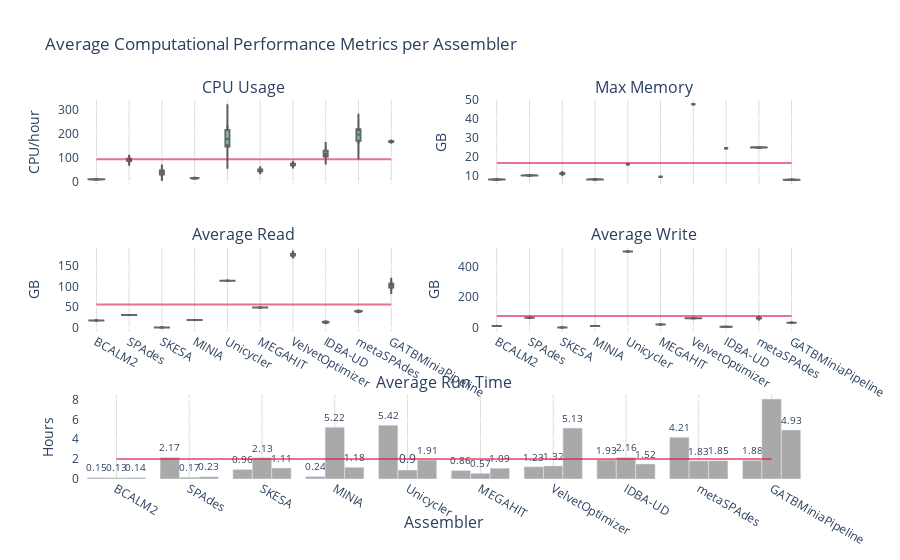

The cell this chart's notebook holds for it:
### Markdown cell above
###  Plot Data

### Code cell
fig_global = make_subplots(rows=3, cols=2, shared_xaxes=True, x_title="Assembler", 
                           subplot_titles=('CPU Usage', 'Max Memory', 'Average Read', 'Average Write', 'Average Run Time'),
                           specs=[[{}, {}],[{}, {}],[{"colspan": 2}, None]])
row_coord = 1
col_coord = 1

for column in ['cpus', 'max_rss', 'avgRead', 'avgWrite']:
    fig_global.add_trace(go.Violin(y=global_pipeline_stats_df[column], box_visible=True, line_color='black',
                           meanline_visible=True, fillcolor='lightseagreen', opacity=0.6,
                           x=global_pipeline_stats_df['assembler']),
                  row=row_coord, col=col_coord)
    fig_global.add_trace(go.Scatter(y=[global_pipeline_stats_df[column].mean()]*len(global_pipeline_stats_df['assembler']), 
                                    x=global_pipeline_stats_df['assembler'], mode='lines',
                                    line=dict(color="crimson"), opacity=0.6),row=row_coord, col=col_coord)
    if col_coord == 2:
        col_coord = 1
        row_coord += 1
    else:
        col_coord +=1

TimeDFmean = pd.Series()
for run in global_pipeline_stats_df['run'].unique():
    print(run)
    timeDF=round(pd.to_timedelta(global_pipeline_stats_df['avgTime'][global_pipeline_stats_df['run'] == run].str.strip())/ np.timedelta64(1, 'h'), 2)

    fig_global.add_trace(go.Bar(y=timeDF, x=global_pipeline_stats_df['assembler'], text=timeDF,textposition='outside', 
                              showlegend=False, marker_color='darkgray', name=run),  row=3, col=1)
    TimeDFmean = pd.concat([TimeDFmean, timeDF], ignore_index=True)
    
fig_global.add_trace(go.Scatter(y=[TimeDFmean.mean()]*len(global_pipeline_stats_df['assembler']), 
                              x=global_pipeline_stats_df['assembler'], mode='lines',
                              line=dict(color="crimson"), opacity=0.6, name='Mean'), row=3, col=1)

fig_global.update_layout(showlegend=False,plot_bgcolor='rgb(255,255,255)', title_text="Average Computational Performance Metrics per Assembler",
                        barmode='group')
# grid
fig_global['layout']['xaxis']['gridcolor']='#DCDCDC'
fig_global['layout']['xaxis2']['gridcolor']='#DCDCDC'
fig_global['layout']['xaxis3']['gridcolor']='#DCDCDC'
fig_global['layout']['xaxis4']['gridcolor']='#DCDCDC'
fig_global['layout']['xaxis5']['gridcolor']='#DCDCDC'
# y-axis legends
fig_global['layout']['yaxis']['title']='CPU/hour'
fig_global['layout']['yaxis2']['title']='GB'
fig_global['layout']['yaxis3']['title']='GB'
fig_global['layout']['yaxis4']['title']='GB'
fig_global['layout']['yaxis5']['title']='Hours'

fig_global.show()

### Figure 1 — Plotly figure (JSON) as saved in the notebook; plotly's stock layout.template omitted (floating-point values rounded to 4 significant figures)
{"data": [{"box": {"visible": true}, "fillcolor": "lightseagreen", "line": {"color": "black"}, "meanline": {"visible": true}, "opacity": 0.6, "type": "violin", "x": ["BCALM2", "SPAdes", "SKESA", "MINIA", "Unicycler", "MEGAHIT", "VelvetOptimizer", "IDBA-UD", "metaSPAdes", "GATBMiniaPipeline", "BCALM2", "MINIA", "SPAdes", "metaSPAdes", "MEGAHIT", "SKESA", "VelvetOptimizer", "IDBA-UD", "GATBMiniaPipeline", "Unicycler", "BCALM2", "MINIA", "VelvetOptimizer", "MEGAHIT", "SPAdes", "SKESA", "metaSPAdes", "IDBA-UD", "GATBMiniaPipeline", "Unicycler"], "xaxis": "x", "y": [8.41, 94.81, 41.2, 14.2, 151.5, 42.01, 72.2, 102.1, 155.9, 167.7, 9.13, 12.82, 94.16, 218.8, 44.92, 25.23, 74.32, 133.2, 164.5, 235.5, 8.95, 14.07, 65.65, 51.4, 81.99, 47.08, 213.3, 111.7, 166.1, 143.4], "yaxis": "y"}, {"line": {"color": "crimson"}, "mode": "lines", "opacity": 0.6, "type": "scatter", "x": ["BCALM2", "SPAdes", "SKESA", "MINIA", "Unicycler", "MEGAHIT", "VelvetOptimizer", "IDBA-UD", "metaSPAdes", "GATBMiniaPipeline", "BCALM2", "MINIA", "SPAdes", "metaSPAdes", "MEGAHIT", "SKESA", "VelvetOptimizer", "IDBA-UD", "GATBMiniaPipeline", "Unicycler", "BCALM2", "MINIA", "VelvetOptimizer", "MEGAHIT", "SPAdes", "SKESA", "metaSPAdes", "IDBA-UD", "GATBMiniaPipeline", "Unicycler"], "xaxis": "x", "y": [92.21, 92.21, 92.21, 92.21, 92.21, 92.21, 92.21, 92.21, 92.21, 92.21, 92.21, 92.21, 92.21, 92.21, 92.21, 92.21, 92.21, 92.21, 92.21, 92.21, 92.21, 92.21, 92.21, 92.21, 92.21, 92.21, 92.21, 92.21, 92.21, 92.21], "yaxis": "y"}, {"box": {"visible": true}, "fillcolor": "lightseagreen", "line": {"color": "black"}, "meanline": {"visible": true}, "opacity": 0.6, "type": "violin", "x": ["BCALM2", "SPAdes", "SKESA", "MINIA", "Unicycler", "MEGAHIT", "VelvetOptimizer", "IDBA-UD", "metaSPAdes", "GATBMiniaPipeline", "BCALM2", "MINIA", "SPAdes", "metaSPAdes", "MEGAHIT", "SKESA", "VelvetOptimizer", "IDBA-UD", "GATBMiniaPipeline", "Unicycler", "BCALM2", "MINIA", "VelvetOptimizer", "MEGAHIT", "SPAdes", "SKESA", "metaSPAdes", "IDBA-UD", "GATBMiniaPipeline", "Unicycler"], "xaxis": "x2", "y": [7.9, 10.1, 11.4, 8, 16, 9.4, 47.9, 24.5, 25, 7.8, 8, 8, 10.2, 24.9, 9.4, 11.2, 47.9, 24.5, 7.9, 16, 8, 8.1, 47.9, 9.4, 10.1, 10.8, 25, 24.5, 7.8, 16], "yaxis": "y2"}, {"line": {"color": "crimson"}, "mode": "lines", "opacity": 0.6, "type": "scatter", "x": ["BCALM2", "SPAdes", "SKESA", "MINIA", "Unicycler", "MEGAHIT", "VelvetOptimizer", "IDBA-UD", "metaSPAdes", "GATBMiniaPipeline", "BCALM2", "MINIA", "SPAdes", "metaSPAdes", "MEGAHIT", "SKESA", "VelvetOptimizer", "IDBA-UD", "GATBMiniaPipeline", "Unicycler", "BCALM2", "MINIA", "VelvetOptimizer", "MEGAHIT", "SPAdes", "SKESA", "metaSPAdes", "IDBA-UD", "GATBMiniaPipeline", "Unicycler"], "xaxis": "x2", "y": [16.79, 16.79, 16.79, 16.79, 16.79, 16.79, 16.79, 16.79, 16.79, 16.79, 16.79, 16.79, 16.79, 16.79, 16.79, 16.79, 16.79, 16.79, 16.79, 16.79, 16.79, 16.79, 16.79, 16.79, 16.79, 16.79, 16.79, 16.79, 16.79, 16.79], "yaxis": "y2"}, {"box": {"visible": true}, "fillcolor": "lightseagreen", "line": {"color": "black"}, "meanline": {"visible": true}, "opacity": 0.6, "type": "violin", "x": ["BCALM2", "SPAdes", "SKESA", "MINIA", "Unicycler", "MEGAHIT", "VelvetOptimizer", "IDBA-UD", "metaSPAdes", "GATBMiniaPipeline", "BCALM2", "MINIA", "SPAdes", "metaSPAdes", "MEGAHIT", "SKESA", "VelvetOptimizer", "IDBA-UD", "GATBMiniaPipeline", "Unicycler", "BCALM2", "MINIA", "VelvetOptimizer", "MEGAHIT", "SPAdes", "SKESA", "metaSPAdes", "IDBA-UD", "GATBMiniaPipeline", "Unicycler"], "xaxis": "x3", "y": [18.3, 31.2, 1.5, 19.1, 113.8, 49.2, 174.8, 13.1, 39.3, 102.9, 18.3, 19.1, 31.2, 40.7, 49.2, 1.5, 179.1, 14.7, 95.2, 113.8, 18.3, 19.1, 174.2, 49.2, 31.2, 1.5, 40.7, 14.6, 107.8, 113.8], "yaxis": "y3"}, {"line": {"color": "crimson"}, "mode": "lines", "opacity": 0.6, "type": "scatter", "x": ["BCALM2", "SPAdes", "SKESA", "MINIA", "Unicycler", "MEGAHIT", "VelvetOptimizer", "IDBA-UD", "metaSPAdes", "GATBMiniaPipeline", "BCALM2", "MINIA", "SPAdes", "metaSPAdes", "MEGAHIT", "SKESA", "VelvetOptimizer", "IDBA-UD", "GATBMiniaPipeline", "Unicycler", "BCALM2", "MINIA", "VelvetOptimizer", "MEGAHIT", "SPAdes", "SKESA", "metaSPAdes", "IDBA-UD", "GATBMiniaPipeline", "Unicycler"], "xaxis": "x3", "y": [56.55, 56.55, 56.55, 56.55, 56.55, 56.55, 56.55, 56.55, 56.55, 56.55, 56.55, 56.55, 56.55, 56.55, 56.55, 56.55, 56.55, 56.55, 56.55, 56.55, 56.55, 56.55, 56.55, 56.55, 56.55, 56.55, 56.55, 56.55, 56.55, 56.55], "yaxis": "y3"}, {"box": {"visible": true}, "fillcolor": "lightseagreen", "line": {"color": "black"}, "meanline": {"visible": true}, "opacity": 0.6, "type": "violin", "x": ["BCALM2", "SPAdes", "SKESA", "MINIA", "Unicycler", "MEGAHIT", "VelvetOptimizer", "IDBA-UD", "metaSPAdes", "GATBMiniaPipeline", "BCALM2", "MINIA", "SPAdes", "metaSPAdes", "MEGAHIT", "SKESA", "VelvetOptimizer", "IDBA-UD", "GATBMiniaPipeline", "Unicycler", "BCALM2", "MINIA", "VelvetOptimizer", "MEGAHIT", "SPAdes", "SKESA", "metaSPAdes", "IDBA-UD", "GATBMiniaPipeline", "Unicycler"], "xaxis": "x4", "y": [9.8, 63.4, 0.023, 9.9, 498.5, 19.5, 60.4, 3.8, 56.6, 31.3, 9.8, 9.9, 63.4, 63.2, 19.5, 0.023, 60.8, 4, 31.3, 498.5, 9.8, 9.9, 60.5, 19.5, 63.4, 0.023, 63.2, 3.5, 31.3, 498.5], "yaxis": "y4"}, {"line": {"color": "crimson"}, "mode": "lines", "opacity": 0.6, "type": "scatter", "x": ["BCALM2", "SPAdes", "SKESA", "MINIA", "Unicycler", "MEGAHIT", "VelvetOptimizer", "IDBA-UD", "metaSPAdes", "GATBMiniaPipeline", "BCALM2", "MINIA", "SPAdes", "metaSPAdes", "MEGAHIT", "SKESA", "VelvetOptimizer", "IDBA-UD", "GATBMiniaPipeline", "Unicycler", "BCALM2", "MINIA", "VelvetOptimizer", "MEGAHIT", "SPAdes", "SKESA", "metaSPAdes", "IDBA-UD", "GATBMiniaPipeline", "Unicycler"], "xaxis": "x4", "y": [75.78, 75.78, 75.78, 75.78, 75.78, 75.78, 75.78, 75.78, 75.78, 75.78, 75.78, 75.78, 75.78, 75.78, 75.78, 75.78, 75.78, 75.78, 75.78, 75.78, 75.78, 75.78, 75.78, 75.78, 75.78, 75.78, 75.78, 75.78, 75.78, 75.78], "yaxis": "y4"}, {"marker": {"color": "darkgray"}, "name": "run1", "showlegend": false, "text": [0.15, 2.17, 0.96, 0.24, 5.42, 0.86, 1.23, 1.93, 4.21, 1.88], "textposition": "outside", "type": "bar", "x": ["BCALM2", "SPAdes", "SKESA", "MINIA", "Unicycler", "MEGAHIT", "VelvetOptimizer", "IDBA-UD", "metaSPAdes", "GATBMiniaPipeline", "BCALM2", "MINIA", "SPAdes", "metaSPAdes", "MEGAHIT", "SKESA", "VelvetOptimizer", "IDBA-UD", "GATBMiniaPipeline", "Unicycler", "BCALM2", "MINIA", "VelvetOptimizer", "MEGAHIT", "SPAdes", "SKESA", "metaSPAdes", "IDBA-UD", "GATBMiniaPipeline", "Unicycler"], "xaxis": "x5", "y": [0.15, 2.17, 0.96, 0.24, 5.42, 0.86, 1.23, 1.93, 4.21, 1.88], "yaxis": "y5"}, {"marker": {"color": "darkgray"}, "name": "run3", "showlegend": false, "text": [0.13, 0.17, 2.13, 5.22, 0.9, 0.57, 1.32, 2.16, 1.83, 8.06], "textposition": "outside", "type": "bar", "x": ["BCALM2", "SPAdes", "SKESA", "MINIA", "Unicycler", "MEGAHIT", "VelvetOptimizer", "IDBA-UD", "metaSPAdes", "GATBMiniaPipeline", "BCALM2", "MINIA", "SPAdes", "metaSPAdes", "MEGAHIT", "SKESA", "VelvetOptimizer", "IDBA-UD", "GATBMiniaPipeline", "Unicycler", "BCALM2", "MINIA", "VelvetOptimizer", "MEGAHIT", "SPAdes", "SKESA", "metaSPAdes", "IDBA-UD", "GATBMiniaPipeline", "Unicycler"], "xaxis": "x5", "y": [0.13, 0.17, 2.13, 5.22, 0.9, 0.57, 1.32, 2.16, 1.83, 8.06], "yaxis": "y5"}, {"marker": {"color": "darkgray"}, "name": "run2", "showlegend": false, "text": [0.14, 0.23, 1.11, 1.18, 1.91, 1.09, 5.13, 1.52, 1.85, 4.93], "textposition": "outside", "type": "bar", "x": ["BCALM2", "SPAdes", "SKESA", "MINIA", "Unicycler", "MEGAHIT", "VelvetOptimizer", "IDBA-UD", "metaSPAdes", "GATBMiniaPipeline", "BCALM2", "MINIA", "SPAdes", "metaSPAdes", "MEGAHIT", "SKESA", "VelvetOptimizer", "IDBA-UD", "GATBMiniaPipeline", "Unicycler", "BCALM2", "MINIA", "VelvetOptimizer", "MEGAHIT", "SPAdes", "SKESA", "metaSPAdes", "IDBA-UD", "GATBMiniaPipeline", "Unicycler"], "xaxis": "x5", "y": [0.14, 0.23, 1.11, 1.18, 1.91, 1.09, 5.13, 1.52, 1.85, 4.93], "yaxis": "y5"}, {"line": {"color": "crimson"}, "mode": "lines", "name": "Mean", "opacity": 0.6, "type": "scatter", "x": ["BCALM2", "SPAdes", "SKESA", "MINIA", "Unicycler", "MEGAHIT", "VelvetOptimizer", "IDBA-UD", "metaSPAdes", "GATBMiniaPipeline", "BCALM2", "MINIA", "SPAdes", "metaSPAdes", "MEGAHIT", "SKESA", "VelvetOptimizer", "IDBA-UD", "GATBMiniaPipeline", "Unicycler", "BCALM2", "MINIA", "VelvetOptimizer", "MEGAHIT", "SPAdes", "SKESA", "metaSPAdes", "IDBA-UD", "GATBMiniaPipeline", "Unicycler"], "xaxis": "x5", "y": [2.021, 2.021, 2.021, 2.021, 2.021, 2.021, 2.021, 2.021, 2.021, 2.021, 2.021, 2.021, 2.021, 2.021, 2.021, 2.021, 2.021, 2.021, 2.021, 2.021, 2.021, 2.021, 2.021, 2.021, 2.021, 2.021, 2.021, 2.021, 2.021, 2.021], "yaxis": "y5"}], "layout": {"annotations": [{"font": {"size": 16}, "showarrow": false, "text": "CPU Usage", "x": 0.225, "xanchor": "center", "xref": "paper", "y": 1, "yanchor": "bottom", "yref": "paper"}, {"font": {"size": 16}, "showarrow": false, "text": "Max Memory", "x": 0.775, "xanchor": "center", "xref": "paper", "y": 1, "yanchor": "bottom", "yref": "paper"}, {"font": {"size": 16}, "showarrow": false, "text": "Average Read", "x": 0.225, "xanchor": "center", "xref": "paper", "y": 0.6111, "yanchor": "bottom", "yref": "paper"}, {"font": {"size": 16}, "showarrow": false, "text": "Average Write", "x": 0.775, "xanchor": "center", "xref": "paper", "y": 0.6111, "yanchor": "bottom", "yref": "paper"}, {"font": {"size": 16}, "showarrow": false, "text": "Average Run Time", "x": 0.5, "xanchor": "center", "xref": "paper", "y": 0.2222, "yanchor": "bottom", "yref": "paper"}, {"font": {"size": 16}, "showarrow": false, "text": "Assembler", "x": 0.5, "xanchor": "center", "xref": "paper", "y": 0, "yanchor": "top", "yref": "paper", "yshift": -30}], "barmode": "group", "plot_bgcolor": "rgb(255,255,255)", "showlegend": false, "title": {"text": "Average Computational Performance Metrics per Assembler"}, "xaxis": {"anchor": "y", "domain": [0, 0.45], "gridcolor": "#DCDCDC", "matches": "x3", "showticklabels": false}, "xaxis2": {"anchor": "y2", "domain": [0.55, 1], "gridcolor": "#DCDCDC", "matches": "x4", "showticklabels": false}, "xaxis3": {"anchor": "y3", "domain": [0, 0.45], "gridcolor": "#DCDCDC"}, "xaxis4": {"anchor": "y4", "domain": [0.55, 1], "gridcolor": "#DCDCDC"}, "xaxis5": {"anchor": "y5", "domain": [0, 1], "gridcolor": "#DCDCDC"}, "yaxis": {"anchor": "x", "domain": [0.7778, 1], "title": {"text": "CPU/hour"}}, "yaxis2": {"anchor": "x2", "domain": [0.7778, 1], "title": {"text": "GB"}}, "yaxis3": {"anchor": "x3", "domain": [0.3889, 0.6111], "title": {"text": "GB"}}, "yaxis4": {"anchor": "x4", "domain": [0.3889, 0.6111], "title": {"text": "GB"}}, "yaxis5": {"anchor": "x5", "domain": [0, 0.2222], "title": {"text": "Hours"}}}}
